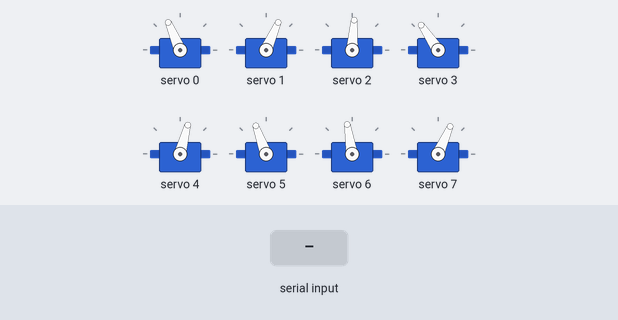
Bench run of a sketch on a simulated ESP32. Shown: 8 × servo. Inputs (shaded band) come from the test bench. What the sketch prints to the serial monitor is not drawn.

Above: at 1.7 s.
1.8 s: "1" received over Serial
At 2.24 s:
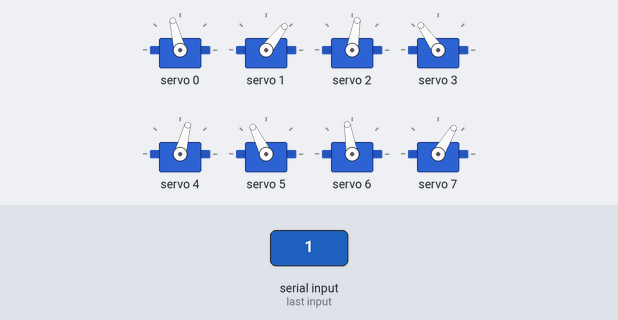
4.8 s: "0" received over Serial
At 5.6 s:
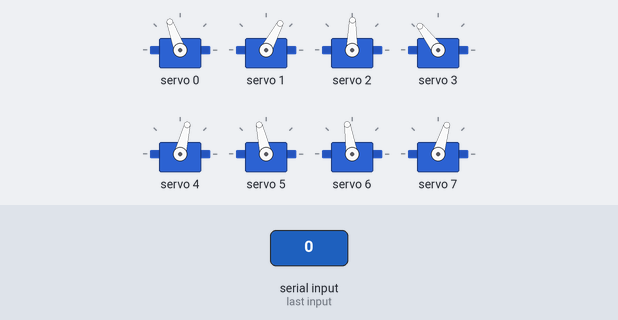
Timing chart, 0 to 7.8 s (numbered marks = the images above; inputs shaded):
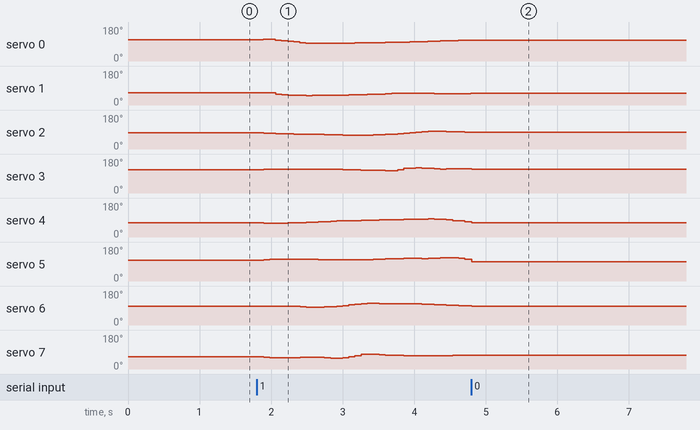

The sketch:

SS_walk_2D_7cm_travel_eps_5.ino
```cpp
//Gait template
#include <Wire.h>
#include <Adafruit_PWMServoDriver.h>

Adafruit_PWMServoDriver pca9685 = Adafruit_PWMServoDriver();

#define SERVO_FREQ 50
#define SER0 0 //Hip 1
#define SER1 1 //Knee 1
#define SER2 2 //Hip 2
#define SER3 3 //Knee 2
#define SER4 4 //Hip 3
#define SER5 5 //Knee 3
#define SER6 6 //Hip 4
#define SER7 7 //Knee 4

float SS_servo0[] = {-0.4569285477180139, -0.5102989913438876, -0.5075002925583688, -0.4346785471033481, -0.3473045230924239, -0.2611237984497226, -0.18033035990311283, -0.09332500084436497, -0.009771319356525473, 0.047463374584667484, 0.04977662276375921, 0.018941840341404316, -0.008829343170853574, -0.02780111974647987, -0.040738839893974615, -0.0487886327323428, -0.05480876461549391, -0.06278652530479262, -0.07243980596238417, -0.08319694702976688, -0.0989672854162673, -0.11310523864987093, -0.12957670998712223, -0.15042243866882146, -0.16961063973940477, -0.18865409569656202, -0.21089359608715602, -0.23702147813743712, -0.2647000349945416, -0.29243854282402953, -0.3209948182955856, -0.34627659571399927, -0.36640917435105747, -0.3790030989041592, -0.38718039787755415, -0.3902643365489158, -0.3893650619451243, -0.3833136048350609, -0.36962903762241267};
float SS_servo1[] = {0.5365365415120535, 0.5446568475891804, 0.5827154158391857, 0.7298834042688622, 0.85464609605628, 0.8884096658786369, 0.903721456967184, 0.9184572617063201, 0.931897274735509, 0.9208432574812572, 0.8927543932772456, 0.9021628134869359, 0.9015445223686798, 0.8925240858363384, 0.8841017497288517, 0.8712150967708429, 0.8530149179764662, 0.8308224180736252, 0.7950138558475642, 0.7532481687403432, 0.726604628063759, 0.6853000247069636, 0.6563837120021039, 0.6551216912459372, 0.6581902092990197, 0.6556164853441218, 0.6552097485075483, 0.6564631744810919, 0.6580225777035945, 0.6683795993867975, 0.6790812812290237, 0.6866093720410885, 0.6944318584125486, 0.6878371872735372, 0.6752712930428321, 0.6556179148033484, 0.617526045310625, 0.5555078560245758, 0.4860659365296864};
float SS_servo2[] = {-0.1779953945596307, -0.23621522732670228, -0.27332928742321644, -0.29826722858635923, -0.3165860213703679, -0.33538394866343885, -0.3534013303863633, -0.37287837756058234, -0.3923470934660155, -0.4130193449874959, -0.43438928951065864, -0.45636038676981555, -0.47377504249179264, -0.4856911440987766, -0.49191746392759755, -0.4944473263638312, -0.49491209686822846, -0.49831641059290543, -0.5021253246620583, -0.4770879358355079, -0.43773874002532265, -0.42515832218208033, -0.3924453933623214, -0.3239354376106394, -0.23726277398376439, -0.15232730496585142, -0.07927378205542353, -0.03144683327358944, -0.010072138401348123, 0.012968258528506828, 0.009930935891979485, -0.02480397611820771, -0.05175987806087998, -0.06981027176932493, -0.0828234588381027, -0.09018183745366808, -0.09352861260044254, -0.09304550383644264, -0.08512036637425775};
float SS_servo3[] = {0.6818785784304617, 0.702205031713518, 0.7018249312104616, 0.7099668413380926, 0.7155013948519164, 0.7154368751092767, 0.7165923846280262, 0.7245036012955192, 0.7359427436081714, 0.744919105165228, 0.7430498412153727, 0.7366632224273764, 0.7211231758663287, 0.7034183859225418, 0.6876950630094562, 0.6702927390554104, 0.6487828681913644, 0.6244238915536212, 0.586854897806841, 0.5834816404512255, 0.6241935802816332, 0.5665075672542096, 0.5650215534145095, 0.6945171235818892, 0.8235083516441012, 0.8773345388009397, 0.8921018975269908, 0.8734155624023843, 0.8216554147317112, 0.779250487817856, 0.7621972938041967, 0.7848372952512834, 0.8039713113048311, 0.8048803510728184, 0.797688706521996, 0.7813153667278396, 0.7445662258543269, 0.6827065623752766, 0.6123910051180596};
float SS_servo4[] = {0.47364359429765535, 0.5000197151586362, 0.5049536349614154, 0.5038231213145965, 0.497587297589633, 0.4833600789753591, 0.4640621376414281, 0.44008306177431555, 0.41173143146556707, 0.37920160328559643, 0.3451845096215968, 0.3126324863738601, 0.28259662779437156, 0.25552951183495676, 0.22833814035938074, 0.20287445741165927, 0.18155218848761415, 0.1645169828272344, 0.15149098586142973, 0.13863366303327054, 0.11866659433070222, 0.10380569057077073, 0.0866376344406346, 0.07296442675912959, 0.06116304603985416, 0.0452874238117689, 0.02270679248611978, -0.012485615010621124, -0.03297206831640677, -0.00870531624090177, 0.02702283597907046, 0.08943237259392187, 0.1795561091399862, 0.2554835235975329, 0.3304686948652811, 0.4052177098240612, 0.4461225985184818, 0.4273396604872425, 0.38485343166911423};
float SS_servo5[] = {-0.5212273167541221, -0.5946167999363935, -0.6415396791865051, -0.6613319862418209, -0.6707292295279765, -0.6766555468306039, -0.6742803814660273, -0.661311843298888, -0.639576949335718, -0.6163534520605654, -0.6019873925275293, -0.5939898591739055, -0.5926234376434029, -0.5908198797674493, -0.5808482597508278, -0.5705600755010701, -0.56706486773579, -0.5745454310278864, -0.6016114264479374, -0.6358074993687407, -0.655356175544229, -0.6943847711552276, -0.7216218488174929, -0.7308623903213058, -0.7362947745555529, -0.7423139959204124, -0.7415996383334178, -0.7283236830040998, -0.7333859290480612, -0.7808480004053114, -0.8308119596047028, -0.8525295816630387, -0.8171606840080005, -0.7581043242427289, -0.6422890457058467, -0.4801210142503354, -0.3673787808772915, -0.38863132216972873, -0.3981175059991556};
float SS_servo6[] = {0.17092161144642884, 0.18972512299401087, 0.18771509969843445, 0.18157474540428173, 0.17111523729869393, 0.15164456099707996, 0.12699501118174636, 0.09594702468429266, 0.06178875794340937, 0.04628077529538297, 0.06395570455464814, 0.09058022958077239, 0.1214633615778362, 0.17198529828453765, 0.2422468079172404, 0.3164428134154877, 0.3932847890198248, 0.4665972429189678, 0.51338910906733, 0.5121974972984557, 0.4977832212564198, 0.4906876573649293, 0.48091510510414515, 0.47251619038021225, 0.46539940528049767, 0.45597245601436165, 0.4409644017780173, 0.4179617521774258, 0.38991759583830193, 0.362895492604266, 0.3352938915647778, 0.30830265863124817, 0.2802544136140613, 0.25447909877878466, 0.22639743004841206, 0.19889472295142038, 0.16926960070006664, 0.13065663016310522, 0.07930242289841384};
float SS_servo7[] = {-0.6827841843210913, -0.7599948173033924, -0.8059133246866848, -0.8230163285729851, -0.8282619616063509, -0.826882338922007, -0.8150169335271107, -0.7886033912187801, -0.7539845211598908, -0.746266008424373, -0.7838247141173107, -0.8298170343930156, -0.8796759318771465, -0.8924301623591292, -0.821835474610532, -0.697226559062505, -0.5595173687656745, -0.43991659800946575, -0.3956579007756558, -0.4305969266445157, -0.4555416990203532, -0.49961252946196555, -0.5335035421933584, -0.5492746693381036, -0.5607564594270825, -0.574934462042986, -0.5850687400126664, -0.5899877858951122, -0.5904103754838488, -0.5838388552981217, -0.5763538465278899, -0.5677253252748186, -0.5514217952039988, -0.5423676264003997, -0.5311061660212997, -0.5218532821386637, -0.525297608338939, -0.5379444453997151, -0.5358258912856181};

int node=0;
int first=0;
int input=0;
int end_time=0;
int time_step=80000;
int steps = sizeof(SS_servo0)/sizeof(SS_servo0[0]);

// ------------------------Centers:--------------------------
int centre0=312;
int centre1=293;
int centre2=305;
int centre3=315;
int centre4=315;
int centre5=300;
int centre6=310;
int centre7=315;

// -------------------Joint configurations-------------------
int servo0=0;
int servo0_deg=0;
int servo1=0;
int servo1_deg=0;
int servo2=0;
int servo2_deg=0;
int servo3=0;
int servo3_deg=0;
int servo4=0;
int servo4_deg=0;
int servo5=0;
int servo5_deg=0;
int servo6=0;
int servo6_deg=0;
int servo7=0;
int servo7_deg=0;

void setup() {
  Serial.begin(115200);
  pca9685.begin();

  pca9685.setOscillatorFrequency(27000000); //Value between 24MHz and 27MHz, tuned for this setup
  pca9685.setPWMFreq(SERVO_FREQ);
  delay (500);

  servo0_deg=SS_servo0[0]/3.14159265*180;
  servo0=map(servo0_deg,30,-30,265,355);
  pca9685.setPWM(SER0,0,servo0);

  servo1_deg=SS_servo1[0]/3.14159265*180;
  servo1=map(servo1_deg,30,-30,250,335);
  pca9685.setPWM(SER1,0,servo1);

  servo2_deg=SS_servo2[0]/3.14159265*180;
  servo2=map(servo2_deg,-30,30,265,350);
  pca9685.setPWM(SER2,0,servo2);

  servo3_deg=SS_servo3[0]/3.14159265*180;
  servo3=map(servo3_deg,-30,30,265,360);
  pca9685.setPWM(SER3,0,servo3);

  servo4_deg=SS_servo4[0]/3.14159265*180;
  servo4=map(servo4_deg,30,-30,265,360);
  pca9685.setPWM(SER4,0,servo4);

  servo5_deg=SS_servo5[0]/3.14159265*180;
  servo5=map(servo5_deg,30,-30,250,345);
  pca9685.setPWM(SER5,0,servo5);

  servo6_deg=SS_servo6[0]/3.14159265*180;
  servo6=map(servo6_deg,-30,30,260,355);
  pca9685.setPWM(SER6,0,servo6);

  servo7_deg=SS_servo7[0]/3.14159265*180;
  servo7=map(servo7_deg,-30,30,265,365);
  pca9685.setPWM(SER7,0,servo7);

  Serial.println("Ready Steady");
  end_time=esp_timer_get_time()+time_step;
  Serial.println("Hip last entry");
  Serial.println(SS_servo6[steps]);
  Serial.println("Knee last entry");
  Serial.println(SS_servo7[steps]);

}

void loop()
{
  if(Serial.available()>0)
  {
    first=Serial.read();
    if(first=='1')
    {
      input=1;
    }
    if(first=='0')
    {
      input=0;
    }
  }
  if(input==1)
  {
      if(esp_timer_get_time()>=end_time)
      {
        servo0_deg=SS_servo0[node]/3.14159265*180;
        servo0=map(servo0_deg,30,-30,265,355);
        pca9685.setPWM(SER0,0,servo0);

        servo1_deg=SS_servo1[node]/3.14159265*180;
        servo1=map(servo1_deg,30,-30,250,335);
        pca9685.setPWM(SER1,0,servo1);

        servo2_deg=SS_servo2[node]/3.14159265*180;
        servo2=map(servo2_deg,-30,30,265,350);
        pca9685.setPWM(SER2,0,servo2);

        servo3_deg=SS_servo3[node]/3.14159265*180;
        servo3=map(servo3_deg,-30,30,265,360);
        pca9685.setPWM(SER3,0,servo3);

        servo4_deg=SS_servo4[node]/3.14159265*180;
        servo4=map(servo4_deg,30,-30,265,360);
        pca9685.setPWM(SER4,0,servo4);

        servo5_deg=SS_servo5[node]/3.14159265*180;
        servo5=map(servo5_deg,30,-30,250,345);
        pca9685.setPWM(SER5,0,servo5);

        servo6_deg=SS_servo6[node]/3.14159265*180;
        servo6=map(servo6_deg,-30,30,260,355);
        pca9685.setPWM(SER6,0,servo6);

        servo7_deg=SS_servo7[node]/3.14159265*180;
        servo7=map(servo7_deg,-30,30,265,365);
        pca9685.setPWM(SER7,0,servo7);

//        Serial.print("Node:");
//        Serial.print(node);
//        Serial.print("       SS_servo0:");
//        Serial.println(SS_servo3[node]);
        node+=1;
        if(node>=steps)
           {
              Serial.print("1 cycle");
              node=0;
            }
         end_time=esp_timer_get_time()+time_step;
      }
   }

  if(input == 0)
  {
   servo0_deg=SS_servo0[node]/3.14159265*180;
   servo0=map(servo0_deg,30,-30,265,355);
   pca9685.setPWM(SER0,0,servo0);

   servo1_deg=SS_servo1[node]/3.14159265*180;
   servo1=map(servo1_deg,30,-30,250,335);
   pca9685.setPWM(SER1,0,servo1);

   servo2_deg=SS_servo2[node]/3.14159265*180;
   servo2=map(servo2_deg,-30,30,265,350);
   pca9685.setPWM(SER2,0,servo2);

   servo3_deg=SS_servo3[node]/3.14159265*180;
   servo3=map(servo3_deg,-30,30,265,360);
   pca9685.setPWM(SER3,0,servo3);

   servo4_deg=SS_servo4[node]/3.14159265*180;
   servo4=map(servo4_deg,30,-30,265,360);
   pca9685.setPWM(SER4,0,servo4);

   servo5_deg=SS_servo5[node]/3.14159265*180;
   servo5=map(servo5_deg,30,-30,250,345);
   pca9685.setPWM(SER5,0,servo5);

   servo6_deg=SS_servo6[node]/3.14159265*180;
   servo6=map(servo6_deg,-30,30,260,355);
   pca9685.setPWM(SER6,0,servo6);

   servo7_deg=SS_servo7[node]/3.14159265*180;
   servo7=map(servo7_deg,-30,30,265,365);
   pca9685.setPWM(SER7,0,servo7);

  }
}
```

Measured:
- after the input at 4.8 s, servo 0: stops changing and stays 110°; servo 7: stops changing and stays 73°
